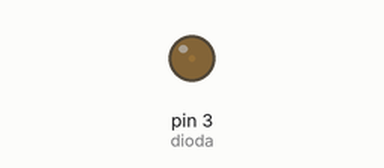
Bench run of a sketch on a simulated Arduino Uno, built with avr-gcc and run on an emulated ATmega328P. Parts: output pins drawn as LEDs (lit = HIGH).

Above: at 0.05 s.
At 1.3 s:
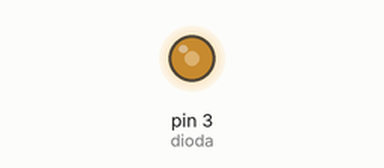
At 2.25 s:
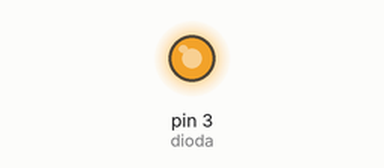
At 4.45 s:
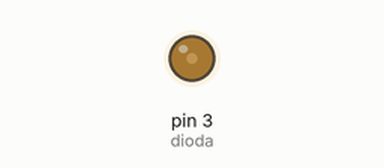
Timing chart, 0 to 6.6 s (numbered marks = the images above):
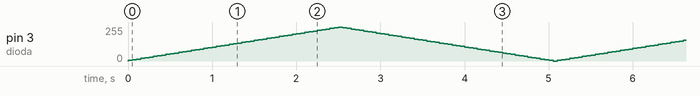

The sketch:

PWM1.ino
```cpp
#define dioda 3
byte wypelnienie = 5;
int zmiana = 5;
boolean inv = false;
void setup() {
  // put your setup code here, to run once:
  pinMode(dioda, OUTPUT);
}

void loop() {
  // put your main code here, to run repeatedly:
  analogWrite(dioda, wypelnienie);
  if ( wypelnienie <= 255 && inv == false ) {
    wypelnienie = wypelnienie + zmiana;
    if ( wypelnienie == 255) {
      inv = true;
    }
  } else {
    wypelnienie = wypelnienie - zmiana;
    if (wypelnienie == 0) {
      inv = false;
    }
  }
  delay(50);
}
```
